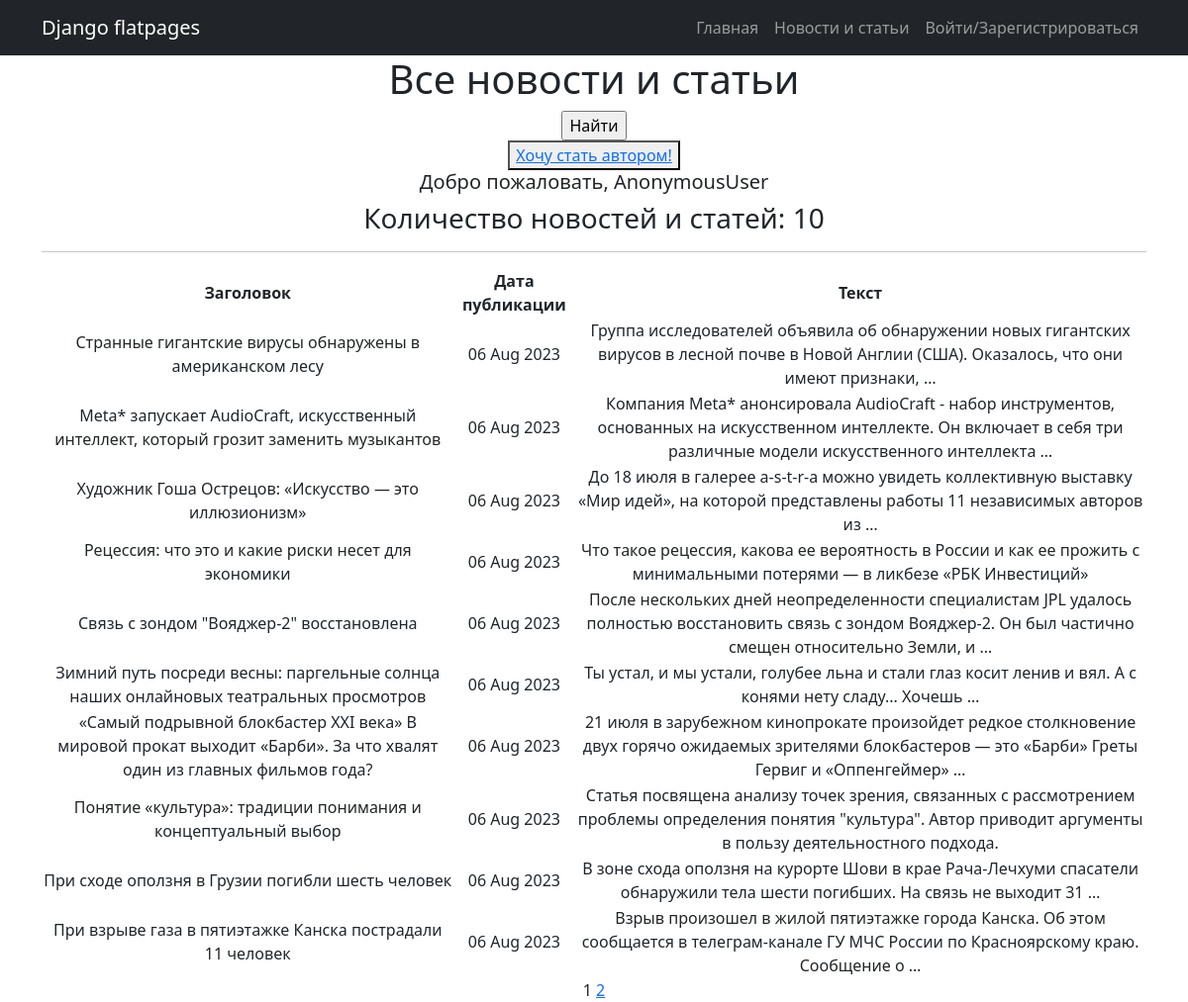
/posts/, run on the app's committed database.
### news/models.py (models this page shows, shortened)
class Post(models.Model):
    news = 'NW'
    article = 'AR'
    CHAPTER = [
        (news, 'Новость'),
        (article, 'Статья')
    ]
    post_type = models.CharField(max_length=2, choices=CHAPTER, default=news)
    post_time = models.DateTimeField(auto_now_add=True)
    headline = models.CharField(max_length=255)
    article_text = models.TextField()
    rating = models.IntegerField(default=0)
    post_author = models.ForeignKey(Author, on_delete=models.CASCADE)
    post_category = models.ManyToManyField(Category, through='PostCategory')

### news/views.py (the view)
# urls.py: path('', PostList.as_view(), name='post_list'),
class PostList(ListView):
    model = Post
    ordering = '-post_time'
    template_name = 'posts.html'
    context_object_name = 'posts'
    paginate_by = 10
    def get_context_data(self, **kwargs):
        context = super().get_context_data(**kwargs)
        context['is_not_author'] = not self.request.user.groups.filter(name='authors').exists()
        return context

### news/templatetags/custom_filters.py (called while the page is built)
@register.filter()
def censor(value):
    if not isinstance(value, str):
        raise TypeError()
    for word in bad_words:
        value = value.replace(word, word[0] + '*' * (len(word) - 1))
    return value

### news/templatetags/custom_tags.py (called while the page is built)
@register.simple_tag(takes_context=True)
def url_replace(context, **kwargs):
    d = context['request'].GET.copy()
    for k, v in kwargs.items():
        d[k] = v
    return d.urlencode()

### templates/posts.html (shortened to what this page needs)
{% extends 'flatpages/default.html' %}
{% load custom_filters %}
{% load custom_tags %}
{% block content %}
    <h1>Все новости и статьи</h1>
    <form action="" method="get">
        <input type="submit" value="Найти" />
    </form>
    {% if is_not_author %}
    <button> <a href="upgrade/"> Хочу стать автором! </a> </button>
    {% endif %}
    <h5>Добро пожаловать, {{ request.user }}</h5>
    <h3> Количество новостей и статей: {{ posts|length }}</h3>
    <hr>
    {% if posts %}
        <table>
            <tr>
                <td><b>Заголовок</b></td>
                <td><b>Дата публикации</b></td>
                <td><b>Текст</b></td>
            </tr>
            {% for post in posts %}
            <tr>
                <td>{{ post.headline|censor }}</td>
                <td>{{ post.post_time|date:'d M Y' }}</td>
                <td>{{ post.article_text|truncatewords:20|censor }}</td>
            </tr>
            {% endfor %}
        </table>
    {% else %}
        <h2>Новостей нет!</h2>
    {% endif %}
    {{ page_obj.number }}
    {% if page_obj.has_next %}
        <a href="?{% url_replace page=page_obj.next_page_number %}">{{ page_obj.next_page_number }}</a>
    {% endif %}
{% endblock content %}

### data on the page
Post: headline|censor "Странные гигантские вирусы обнаружены в американском лесу", post_time "06 Aug 2023", article_text|censor "Группа исследователей объявила об обнаружении новых гигантских вирусов в лесной почве в Новой Англии (США). Оказалось, что они имеют признаки, …"
Post: headline|censor "Meta* запускает AudioCraft, искусственный интеллект, который грозит заменить музыкантов", post_time "06 Aug 2023", article_text|censor "Компания Meta* анонсировала AudioCraft - набор инструментов, основанных на искусственном интеллекте. Он включает в себя три различные модели искусственного интеллекта …"
Post: headline|censor "Художник Гоша Острецов: «Искусство — это иллюзионизм»", post_time "06 Aug 2023", article_text|censor "До 18 июля в галерее a-s-t-r-a можно увидеть коллективную выставку «Мир идей», на которой представлены работы 11 независимых авторов из …"
Post: headline|censor "Рецессия: что это и какие риски несет для экономики", post_time "06 Aug 2023", article_text|censor "Что такое рецессия, какова ее вероятность в России и как ее прожить с минимальными потерями — в ликбезе «РБК Инвестиций»"
Post: headline|censor "Связь с зондом \"Вояджер-2\" восстановлена", post_time "06 Aug 2023", article_text|censor "После нескольких дней неопределенности специалистам JPL удалось полностью восстановить связь с зондом Вояджер-2. Он был частично смещен относительно Земли, и …"
Post: headline|censor "Зимний путь посреди весны: паргельные солнца наших онлайновых театральных просмотров", post_time "06 Aug 2023", article_text|censor "Ты устал, и мы устали, голубее льна и стали глаз косит ленив и вял. А с конями нету сладу... Хочешь …"
Post: headline|censor "«Самый подрывной блокбастер XXI века» В мировой прокат выходит «Барби». За что хвалят один из главных фильмов года?", post_time "06 Aug 2023", article_text|censor "21 июля в зарубежном кинопрокате произойдет редкое столкновение двух горячо ожидаемых зрителями блокбастеров — это «Барби» Греты Гервиг и «Оппенгеймер» …"
Post: headline|censor "Понятие «культура»: традиции понимания и концептуальный выбор", post_time "06 Aug 2023", article_text|censor "Статья посвящена анализу точек зрения, связанных с рассмотрением проблемы определения понятия \"культура\". Автор приводит аргументы в пользу деятельностного подхода."
Post: headline|censor "При сходе оползня в Грузии погибли шесть человек", post_time "06 Aug 2023", article_text|censor "В зоне схода оползня на курорте Шови в крае Рача-Лечхуми спасатели обнаружили тела шести погибших. На связь не выходит 31 …"
Post: headline|censor "При взрыве газа в пятиэтажке Канска пострадали 11 человек", post_time "06 Aug 2023", article_text|censor "Взрыв произошел в жилой пятиэтажке города Канска. Об этом сообщается в телеграм-канале ГУ МЧС России по Красноярскому краю. Сообщение о …"

### other printed values
{{ request.user }} "AnonymousUser"
{{ posts|length }} "10"
{{ page_obj.number }} "1"
{{ page_obj.next_page_number }} "2"
